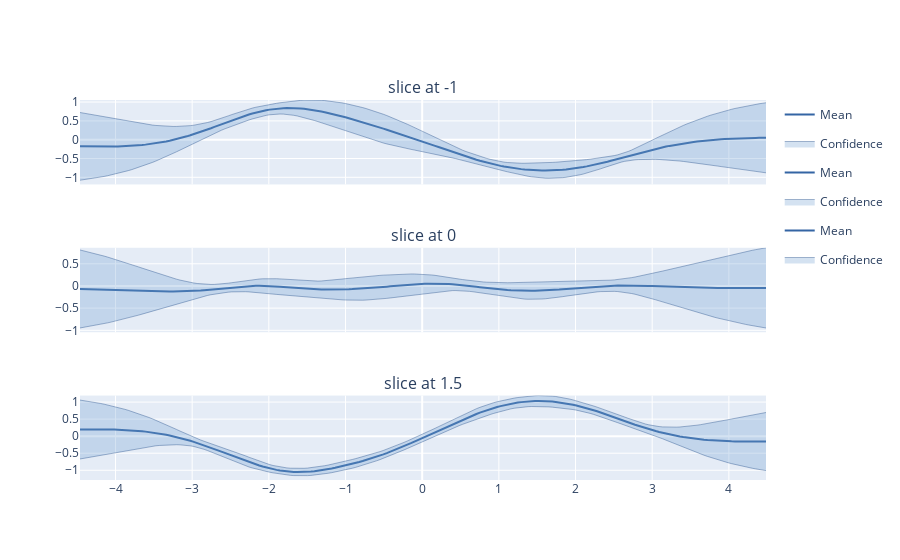

Notebook cell for this chart:
### Markdown cell above
To get vertical slices, we simply fixed the other input. We'll turn the display of data off also:

### Code cell
slices = [-1, 0, 1.5]
figure = GPy.plotting.plotting_library().figure(3, 1, 
                        shared_xaxes=True,
                        subplot_titles=('slice at -1', 
                                        'slice at 0', 
                                        'slice at 1.5', 
                                        )
                            )
for i, y in zip(range(3), slices):
    canvas = m.plot(figure=figure, fixed_inputs=[(0,y)], row=(i+1), plot_data=False)
GPy.plotting.show(canvas, filename='basic_gp_regression_notebook_slicing_vertical')

### Figure 1 — Plotly figure (JSON) as saved in the notebook; plotly's stock layout.template omitted (floating-point values rounded to 4 significant figures; data arrays with more than 128 entries replaced by an {"elided": "..."} marker saying what was removed)
{"data": [{"line": {"color": "#3465a4", "width": 2}, "mode": "lines", "name": "Mean", "showlegend": true, "type": "scatter", "x": {"elided": "200 float values"}, "xaxis": "x", "y": {"elided": "200 float values"}, "yaxis": "y"}, {"fillcolor": "rgba(114, 159, 207, 0.3)", "legendgroup": "Confidence_fill_(1,1)", "line": {"color": "#204a87", "width": 0.4}, "mode": "lines", "name": "Confidence", "opacity": 0.3, "showlegend": false, "type": "scatter", "x": {"elided": "200 float values"}, "xaxis": "x", "y": {"elided": "200 float values"}, "yaxis": "y"}, {"fill": "tonextx", "fillcolor": "rgba(114, 159, 207, 0.3)", "legendgroup": "Confidence_fill_(1,1)", "line": {"color": "#204a87", "width": 0.4}, "mode": "lines", "name": "Confidence", "opacity": 0.3, "showlegend": true, "type": "scatter", "x": {"elided": "200 float values"}, "xaxis": "x", "y": {"elided": "200 float values"}, "yaxis": "y"}, {"line": {"color": "#3465a4", "width": 2}, "mode": "lines", "name": "Mean", "showlegend": true, "type": "scatter", "x": {"elided": "200 float values"}, "xaxis": "x2", "y": {"elided": "200 float values"}, "yaxis": "y2"}, {"fillcolor": "rgba(114, 159, 207, 0.3)", "legendgroup": "Confidence_fill_(2,1)", "line": {"color": "#204a87", "width": 0.4}, "mode": "lines", "name": "Confidence", "opacity": 0.3, "showlegend": false, "type": "scatter", "x": {"elided": "200 float values"}, "xaxis": "x2", "y": {"elided": "200 float values"}, "yaxis": "y2"}, {"fill": "tonextx", "fillcolor": "rgba(114, 159, 207, 0.3)", "legendgroup": "Confidence_fill_(2,1)", "line": {"color": "#204a87", "width": 0.4}, "mode": "lines", "name": "Confidence", "opacity": 0.3, "showlegend": true, "type": "scatter", "x": {"elided": "200 float values"}, "xaxis": "x2", "y": {"elided": "200 float values"}, "yaxis": "y2"}, {"line": {"color": "#3465a4", "width": 2}, "mode": "lines", "name": "Mean", "showlegend": true, "type": "scatter", "x": {"elided": "200 float values"}, "xaxis": "x3", "y": {"elided": "200 float values"}, "yaxis": "y3"}, {"fillcolor": "rgba(114, 159, 207, 0.3)", "legendgroup": "Confidence_fill_(3,1)", "line": {"color": "#204a87", "width": 0.4}, "mode": "lines", "name": "Confidence", "opacity": 0.3, "showlegend": false, "type": "scatter", "x": {"elided": "200 float values"}, "xaxis": "x3", "y": {"elided": "200 float values"}, "yaxis": "y3"}, {"fill": "tonextx", "fillcolor": "rgba(114, 159, 207, 0.3)", "legendgroup": "Confidence_fill_(3,1)", "line": {"color": "#204a87", "width": 0.4}, "mode": "lines", "name": "Confidence", "opacity": 0.3, "showlegend": true, "type": "scatter", "x": {"elided": "200 float values"}, "xaxis": "x3", "y": {"elided": "200 float values"}, "yaxis": "y3"}], "layout": {"annotations": [{"font": {"size": 16}, "showarrow": false, "text": "slice at -1", "x": 0.5, "xanchor": "center", "xref": "paper", "y": 1, "yanchor": "bottom", "yref": "paper"}, {"font": {"size": 16}, "showarrow": false, "text": "slice at 0", "x": 0.5, "xanchor": "center", "xref": "paper", "y": 0.6111, "yanchor": "bottom", "yref": "paper"}, {"font": {"size": 16}, "showarrow": false, "text": "slice at 1.5", "x": 0.5, "xanchor": "center", "xref": "paper", "y": 0.2222, "yanchor": "bottom", "yref": "paper"}], "showlegend": true, "xaxis": {"anchor": "y", "domain": [0, 1], "matches": "x3", "showticklabels": false}, "xaxis2": {"anchor": "y2", "domain": [0, 1], "matches": "x3", "showticklabels": false}, "xaxis3": {"anchor": "y3", "domain": [0, 1]}, "yaxis": {"anchor": "x", "domain": [0.7778, 1]}, "yaxis2": {"anchor": "x2", "domain": [0.3889, 0.6111]}, "yaxis3": {"anchor": "x3", "domain": [0, 0.2222]}}}
